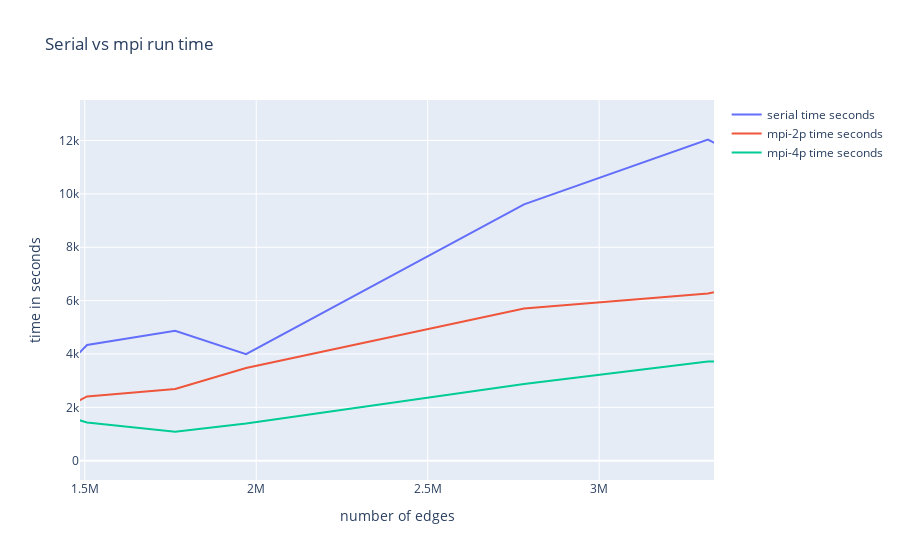

The notebook cell this image was saved under:
### Code cell
fig = go.Figure()

# Add traces
fig.add_trace(go.Scatter(x=edges, y=serial,
                    mode='lines',
                    name='serial time seconds'))

fig.add_trace(go.Scatter(x=edges, y=mpi2,
                    mode='lines',
                    name='mpi-2p time seconds'))

fig.add_trace(go.Scatter(x=edges, y=mpi4,
                    mode='lines',
                    name='mpi-4p time seconds'))

fig.update_layout(title='Serial vs mpi run time', 
                  xaxis_title="number of edges", 
                  yaxis_title="time in seconds",)
fig.show()
